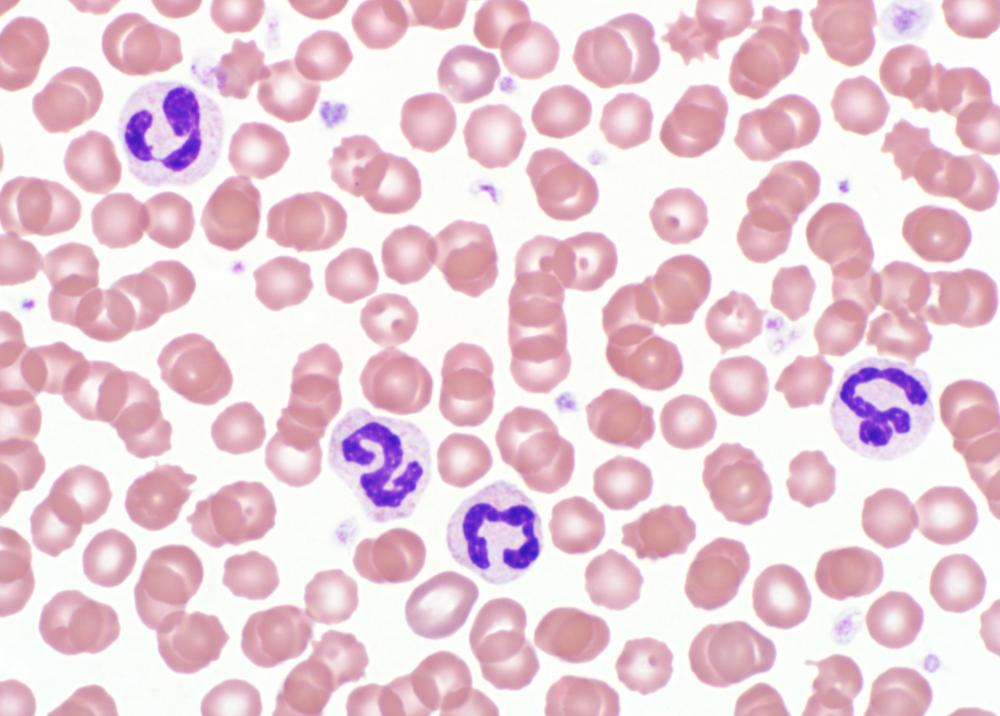
#> input picture neutrophilia_canine_blood_smear_high.jpeg, 1000 x 716 px
$ jupyter execute 'Blood Segmentation.ipynb'   (older library calls are emulated)
#> lines starting #> are read from the running program, lines starting #| are printed output that depends on the picture; after the words box and inside, x2 and y2 are one past the last pixel; in counts of white or black regions, pixels touching at a corner belong together
[cell 1]
import cv2
import numpy as np
import matplotlib.pyplot as plt
import matplotlib.image as mpimg

[cell 2]
img=cv2.imread('neutrophilia_canine_blood_smear_high.jpeg')
#> img is the input picture: shape (716, 1000, 3); mean B, G, R 215.1, 205.4, 232.9
blur = cv2.bilateralFilter(img,9,75,75)
grey=cv2.cvtColor(blur,cv2.COLOR_BGR2GRAY)
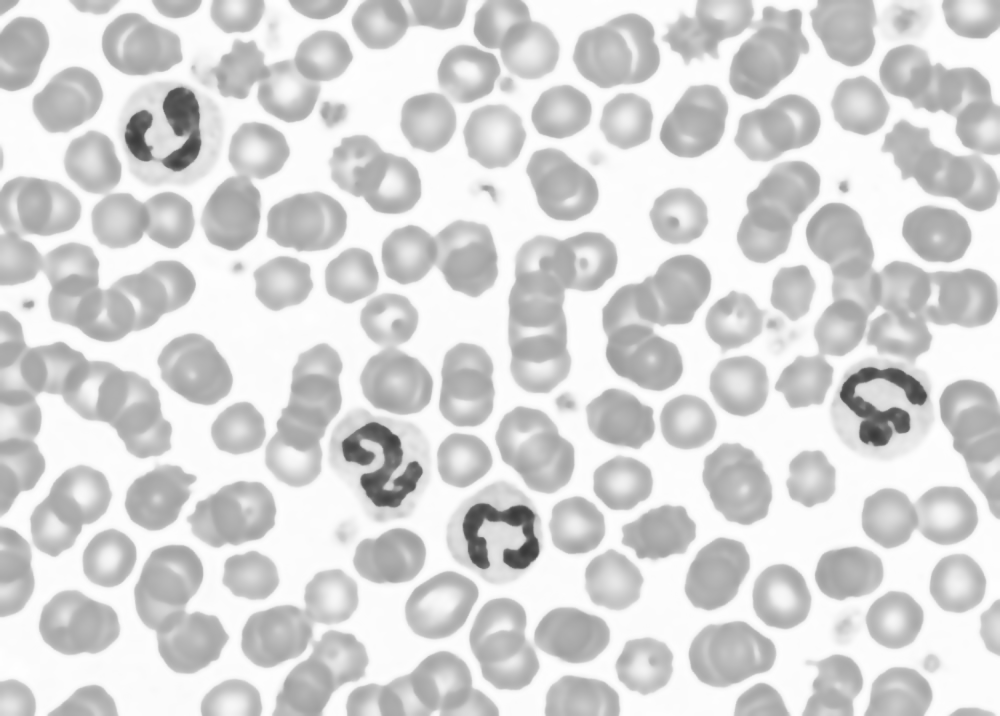
#> grey: shape (716, 1000); min 57, max 255, mean 214.7

# plt.imshow(img)
# plt.show()
#thres=cv2.inRange(grey,66,180)

ret,th1 = cv2.threshold(grey,110,255,cv2.THRESH_BINARY)
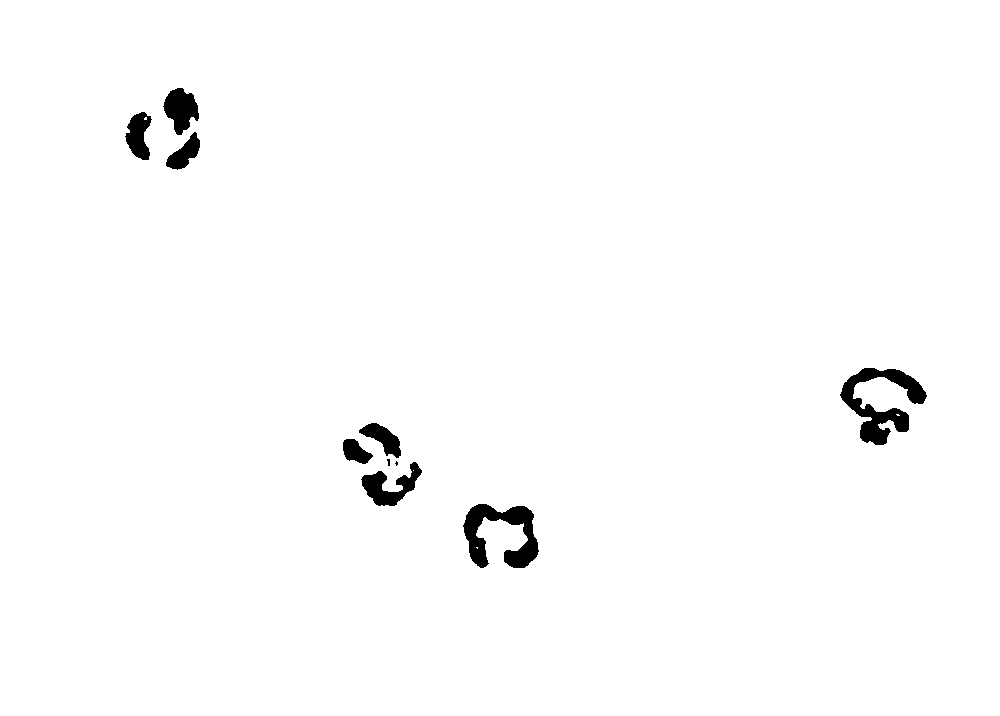
#> th1: shape (716, 1000); 98.6% white; 10 black regions (2 under 20 px), largest, box (x1, y1, x2, y2) and area: (840, 368, 927, 445) 2603, (463, 504, 539, 568) 2393, (361, 462, 422, 506) 1167


ret,th2 = cv2.threshold(grey,130,255,cv2.THRESH_BINARY)
#> th2: shape (716, 1000); 98.4% white; 5 black regions, box (x1, y1, x2, y2) and area: (342, 423, 422, 507) 2979, (840, 368, 927, 446) 2955, (463, 504, 539, 569) 2593, (163, 88, 201, 170) 1998, (125, 111, 152, 161) 908


comple=cv2.bitwise_not(th1)
comple1=cv2.bitwise_not(th2)


kernel = cv2.getStructuringElement(cv2.MORPH_ELLIPSE,(3,3))
res = cv2.morphologyEx(comple,cv2.MORPH_OPEN,kernel)
#> res: shape (716, 1000); 1.4% white; 10 white regions (2 under 20 px), largest, box (x1, y1, x2, y2) and area: (840, 368, 927, 445) 2597, (463, 504, 539, 568) 2391, (361, 462, 422, 506) 1160


kernel1 = np.ones((5,5), np.uint8)

img_erosion = cv2.erode(res, kernel1, iterations=1)
#> img_erosion: shape (716, 1000); 0.78% white; 9 white regions, largest, box (x1, y1, x2, y2) and area: (466, 506, 536, 566) 1407, (843, 370, 924, 443) 1371, (166, 90, 197, 132) 723

#edged=cv2.Canny(th1,15,200
plt.subplot(1,3,1)
plt.imshow(comple1)
plt.subplot(1,3,2)
plt.imshow(img_erosion)
plt.subplot(1,3,3)
plt.imshow(img)
plt.show()
#> figure, not shown here; B, G, R data is drawn as R, G, B

[cell 3]
rbc=cv2.imread('neutrophilia_canine_blood_smear_high.jpeg')
blur = cv2.bilateralFilter(img,20,105,105)
RBC_grey=cv2.cvtColor(blur,cv2.COLOR_BGR2GRAY)

# plt.imshow(img)
# plt.show()
#RBC_thres=cv2.inRange(RBC_grey,140,140)
ret,th2 = cv2.threshold(RBC_grey,205,255,cv2.THRESH_BINARY)
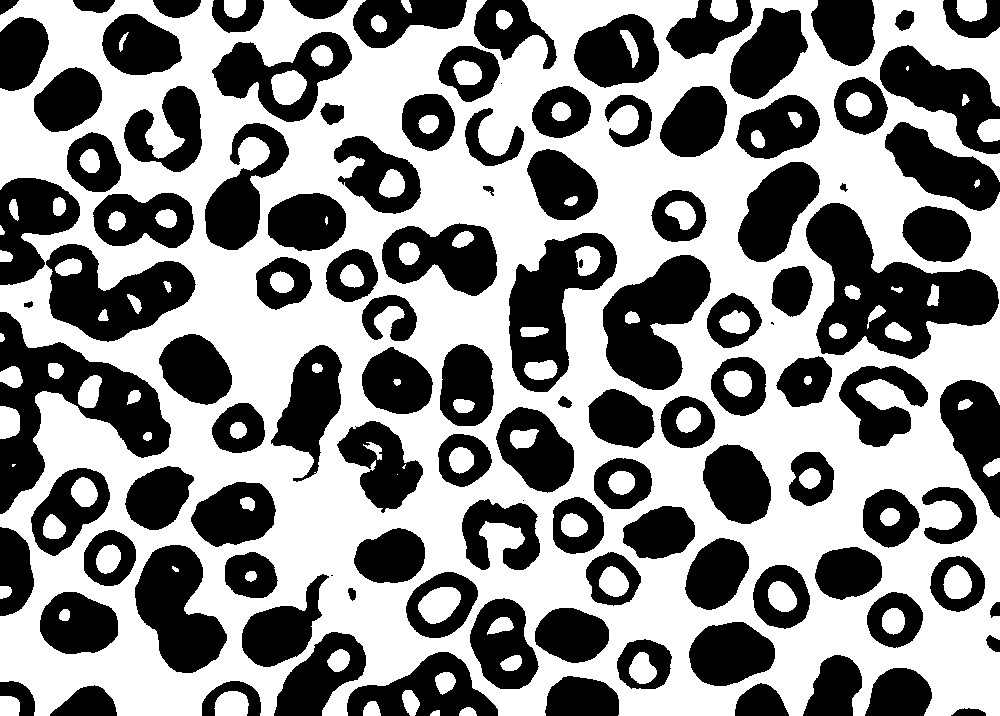
#> th2: shape (716, 1000); 55.2% white; 115 black regions (4 under 20 px), largest, box (x1, y1, x2, y2) and area: (806, 203, 999, 359) 14165, (0, 312, 171, 514) 12254, (603, 255, 711, 390) 8696

RBC_comple=cv2.bitwise_not(th2)

sub=cv2.subtract(RBC_comple,comple1)


kernel1 = cv2.getStructuringElement(cv2.MORPH_ELLIPSE,(10,10))
res1 = cv2.morphologyEx(sub,cv2.MORPH_OPEN,kernel1)
#> res1: shape (716, 1000); 42.1% white; 108 white regions, largest, box (x1, y1, x2, y2) and area: (807, 204, 999, 359) 14148, (0, 313, 172, 514) 12278, (604, 256, 711, 391) 8705


# plt.imshow(res1)
# plt.show()

edged=cv2.Canny(res1,10,200)
#> edged: shape (716, 1000); 3.9% white in thin lines or dots

plt.imshow(res1)
plt.show()

[cell 4]
img1 = cv2.imread('neutrophilia_canine_blood_smear_high.jpeg')
img = cv2.imread('neutrophilia_canine_blood_smear_high.jpeg',0)
#> img: shape (716, 1000); min 47, max 255, mean 214.8
blur = cv2.GaussianBlur(img,(15,15),0)
#> blur: shape (716, 1000)
equ = cv2.equalizeHist(blur)
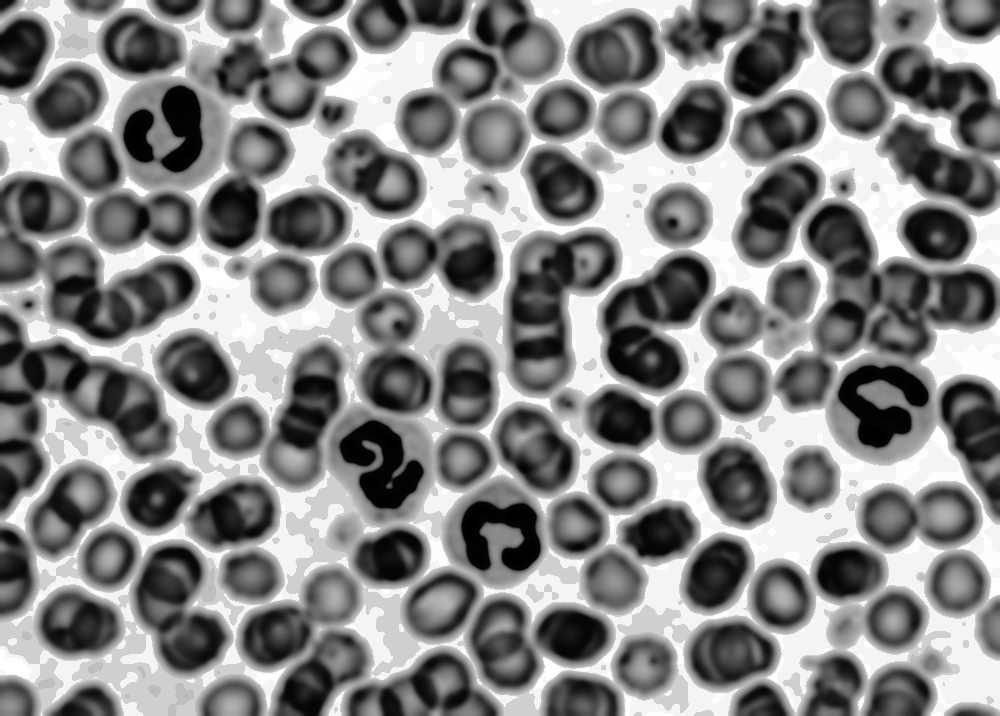
#> equ: shape (716, 1000); min 0, max 255, mean 131.9

ret,th2 = cv2.threshold(equ,4,255,cv2.THRESH_BINARY)
#> th2: shape (716, 1000); 98.2% white; 6 black regions, box (x1, y1, x2, y2) and area: (341, 422, 422, 507) 3297, (840, 367, 927, 446) 3288, (463, 503, 539, 569) 2878, (163, 87, 201, 171) 2161, (125, 111, 152, 161) 985, (613, 354, 618, 364) 23


plt.imshow(th2)
plt.show()

edged=cv2.Canny(th2,10,200)
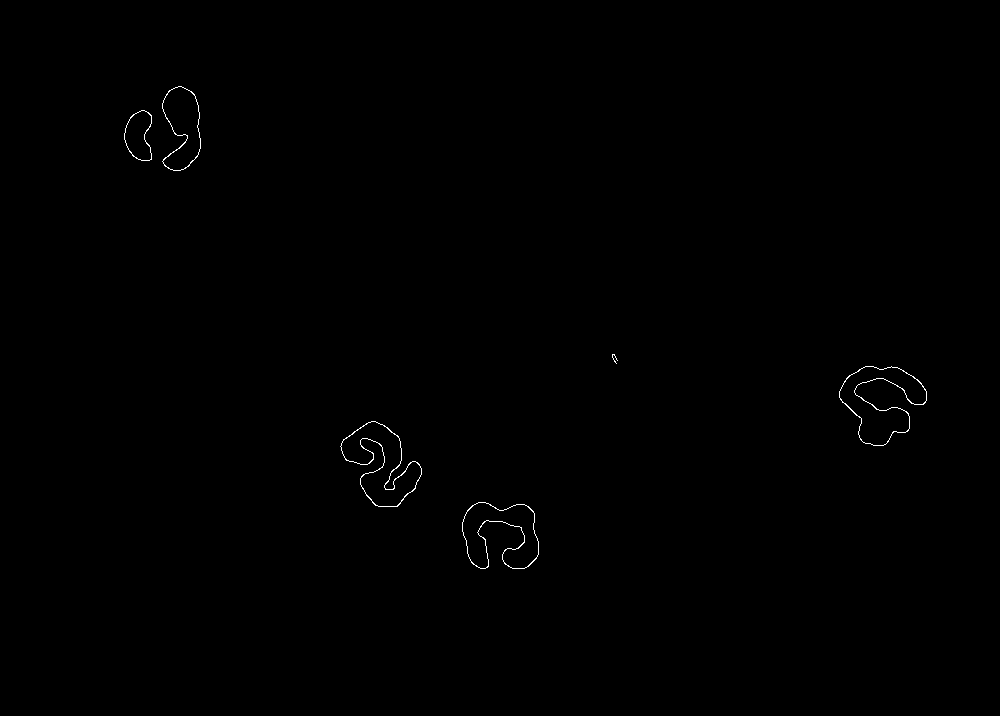
#> edged: shape (716, 1000); 0.23% white in thin lines or dots, all inside (x1, y1, x2, y2) = (124, 86, 927, 569)
_, contours, _= cv2.findContours(edged,1,2)
#> contours = 11 contours, 1 with area under 20; largest, box (x1, y1, x2, y2) and area: (340, 421, 422, 507) 3324, (839, 366, 927, 446) 3308, (839, 366, 927, 446) 3250, (340, 421, 422, 507) 3243, (462, 502, 539, 569) 2888

[cell 5]
cv2.drawContours(img1, contours, -1, (15, 255, 255), 3)
hull=[cv2.convexHull(cnt) for cnt in contours]
#> hull = 11 contours; largest, box (x1, y1, x2, y2) and area: (839, 366, 927, 446) 5036, (839, 366, 927, 446) 5006, (340, 421, 422, 507) 4508, (462, 502, 539, 569) 4450, (340, 421, 422, 507) 4436
cv2.drawContours(img1, hull, -1, (0, 55, 255), 3)
print ("")

[cell 6]
for cnt in contours:
        moments = cv2.moments(cnt)                          # Calculate moments
        if moments['m00']!=0:
            cx = int(moments['m10']/moments['m00'])         # cx = M10/M00
            cy = int(moments['m01']/moments['m00'])         # cy = M01/M00
            moment_area = moments['m00']                    # Contour area from moment
            contour_area = cv2.contourArea(cnt)             # Contour area using in_built function

            cv2.drawContours(img1,[cnt],0,(255,255,0),1)   # draw contours in green color
            cv2.circle(img1,(cx,cy),5,(0,0,255),-1)
#> this loop made 11 passes
#> (cx, cy, moment_area, contour_area) on passes 1, 2, 3, 4, 5, 6, 8, 9, 10, 11: (500, 533, 2845, 2845), (500, 533, 2888.5, 2888.5), (381, 464, 3243, 3243), (381, 464, 3323.5, 3323.5), (880, 403, 3250.5, 3250.5), (880, 403, 3308, 3308), (138, 135, 968, 968), (138, 135, 986, 986), (182, 126, 2126.5, 2126.5), (182, 126, 2160, 2160)
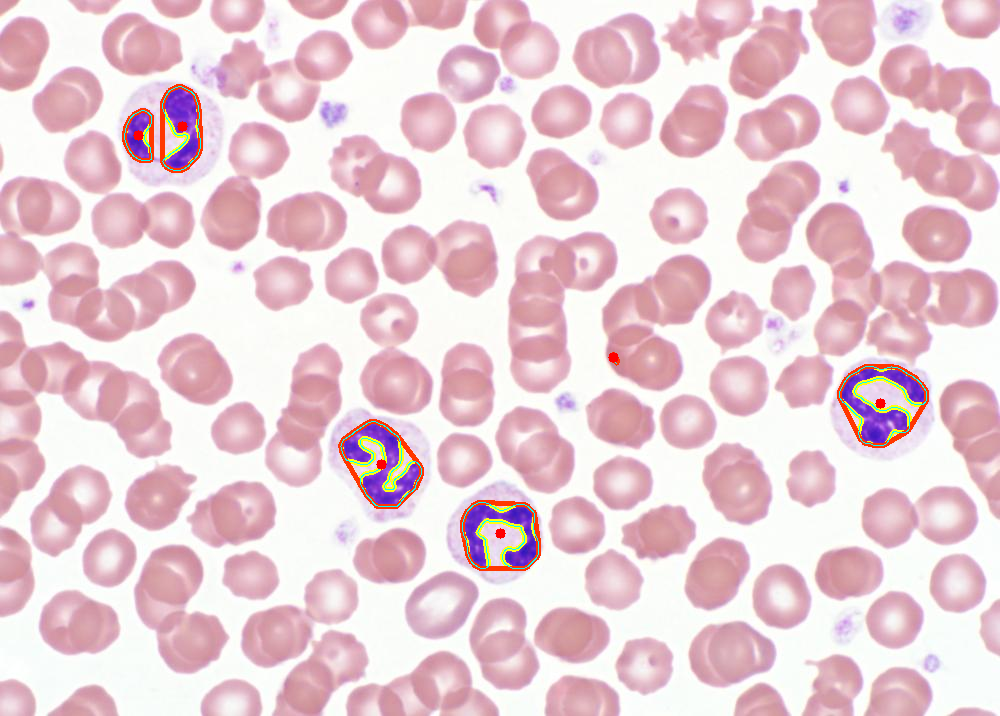
#> img1: shape (716, 1000, 3); mean B, G, R 212.8, 205.3, 233.2

[cell 7]
plt.imshow(img1)
plt.show()
cv2.imwrite("l2.png",img1)
#> Out = True
#

$ run again, with circles.jpeg copied over neutrophilia_canine_blood_smear_high.jpeg
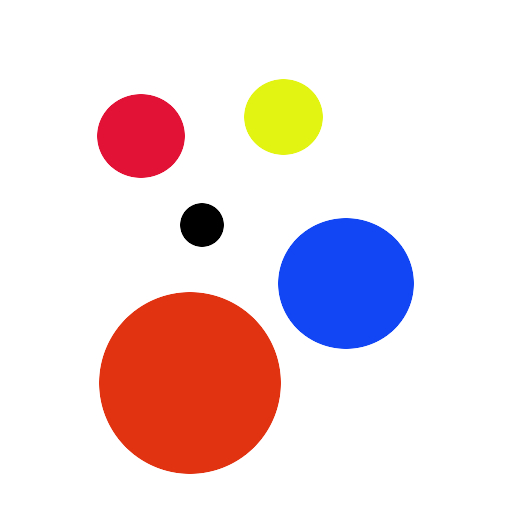
#> input picture circles.jpeg, 512 x 512 px
#> img is the input picture: shape (512, 512, 3); mean B, G, R 220.8, 218.1, 236.8
#> th1: shape (512, 512); 82.1% white; 4 black regions, box (x1, y1, x2, y2) and area: (99, 292, 281, 474) 25829, (278, 218, 414, 349) 13878, (97, 94, 185, 178) 5732, (180, 203, 224, 247) 1484
#> comple1: shape (512, 512); 17.9% white; 4 white regions, box (x1, y1, x2, y2) and area: (99, 292, 281, 474) 25864, (278, 218, 414, 349) 13896, (97, 94, 185, 178) 5740, (180, 203, 224, 247) 1500
#> img_erosion: shape (512, 512); 16.6% white; 4 white regions, box (x1, y1, x2, y2) and area: (101, 294, 279, 472) 24389, (280, 220, 412, 347) 12826, (99, 96, 183, 176) 5060, (182, 205, 222, 245) 1148
#> RBC_comple: shape (512, 512); 18% white; 4 white regions, box (x1, y1, x2, y2) and area: (99, 292, 281, 474) 25920, (278, 218, 414, 349) 13932, (97, 94, 185, 178) 5764, (180, 203, 224, 247) 1508
#> sub: shape (512, 512); 0.05% white in thin lines or dots, all inside (x1, y1, x2, y2) = (97, 94, 414, 474)
#> res1: shape (512, 512); every value is 0
#> img: shape (512, 512)
#> `edged=cv2.Canny(th2,10,200)`:
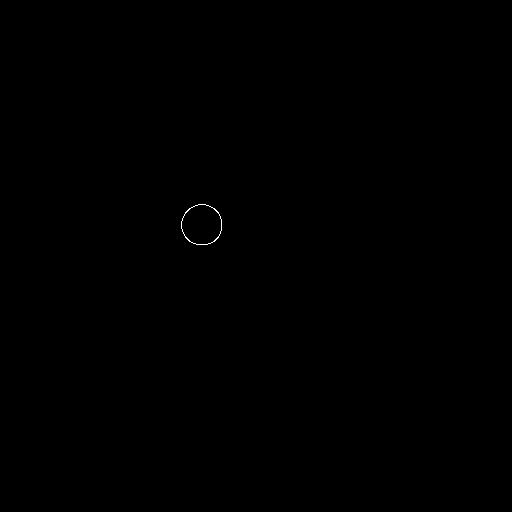
#> edged: shape (512, 512); 0.05% white in thin lines or dots, all inside (x1, y1, x2, y2) = (181, 204, 222, 245)
#> contours = 2 contours; box (x1, y1, x2, y2) and area: (181, 204, 222, 245) 1285, (181, 204, 222, 245) 1267
#> hull = 2 contours; box (x1, y1, x2, y2) and area: (181, 204, 222, 245) 1303, (181, 204, 222, 245) 1281
#> the loop `for cnt in contours:` made 2 passes
#> (cx, cy, moment_area, contour_area) on passes 1 to 2: (201, 224, 1267, 1267), (201, 224, 1285, 1285)
#> after the loop `for cnt in contours:`:
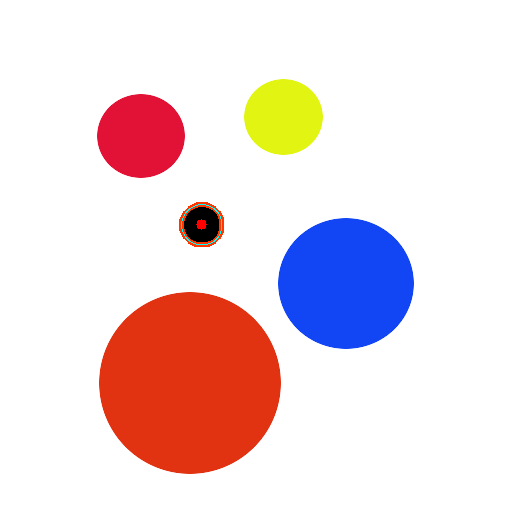
#> img1: shape (512, 512, 3); mean B, G, R 220.8, 218.2, 237.3
#> Out = True
